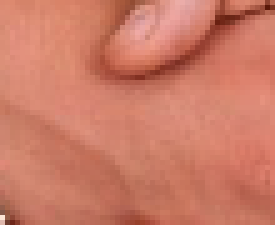
#> input picture training/train8.png, 55 x 45 px, given in place of train.png, which was not available (shown 5 times larger)
$ python mp4.py
#> lines starting #> are read from the running program, lines starting #| are printed output that depends on the picture; pictures that were not available may be replaced by others from this repository, and a replacement may not be noted
from PIL import Image
import numpy as np
import matplotlib.pyplot as plt
from mpl_toolkits.mplot3d import Axes3D

# This section generates a composite image from a list of individual images.
#==========

def concat_images(images):
    """Generate composite of all supplied images."""
    # Get the widest width.
    width = max(image.width for image in images)
    # Add up all the heights.
    height = sum(image.height for image in images)
    composite = Image.new('RGB', (width, height))
    # Paste each image below the one before it.
    y = 0
    for image in images:
        composite.paste(image, (0, y))
        y += image.height
    return composite

train = ["train.png","train2.png","train3.png","train4.png","train5.png","train6.png","train7.png","train9.png"]
images = [Image.open(path).resize((50,50)) for path in train]
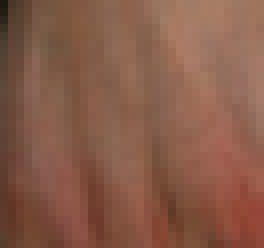
#> input picture training/train2.png, 33 x 31 px, found by its file name (shown 8 times larger)
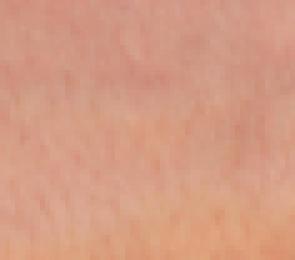
#> input picture training/train3.png, 59 x 52 px, found by its file name (shown 5 times larger)
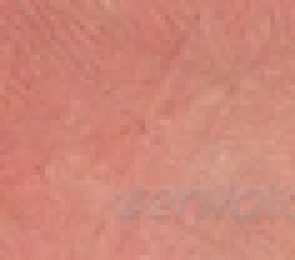
#> input picture training/train4.png, 59 x 52 px, found by its file name (shown 5 times larger)
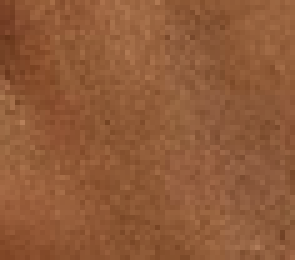
#> input picture training/train5.png, 59 x 52 px, found by its file name (shown 5 times larger)
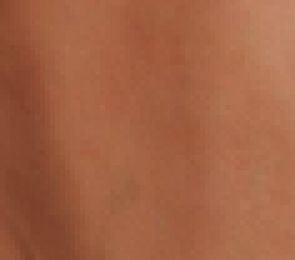
#> input picture training/train6.png, 59 x 52 px, found by its file name (shown 5 times larger)
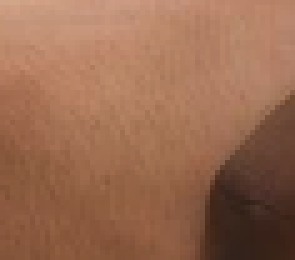
#> input picture training/train7.png, 59 x 52 px, found by its file name (shown 5 times larger)
#> images = 8 items
composite = concat_images(images)
#> in concat_images, `width = max(image.width for image in images)`: width = 50
#> in concat_images, `height = sum(image.height for image in images)`: height = 400
#> in concat_images, `composite = Image.new('RGB', (width, height))`: composite: PIL image 50x400 RGB; every value is 0
#> the loop in concat_images, `for image in images:` made 8 passes
#> y on passes 1 to 8: 50, 100, 150, 200, 250, 300, 350, 400
composite.save("final.png")

# Constructing 2D Histogram

# Load the image
img = Image.open('final.png')

# Convert the image to HSV color space
hsv_img = img.convert('HSV')
#> hsv_img: PIL image 50x400 HSV; mean H, S, V 11.8, 123.9, 169.3

# Get the Hue and Saturation channels
h, s, _ = hsv_img.split()

# Define the number of bins for Hue and Saturation channels
hue_bins = 256
sat_bins = 256

# Create a 3D histogram for Hue and Saturation channels
hist = np.zeros((hue_bins, sat_bins, 1))

# Loop through each pixel in the image and update the histogram
for i in range(img.size[0]):
    for j in range(img.size[1]):
        hist[h.getpixel((i,j)), s.getpixel((i,j)), 0] += 1

# Normalize the histogram
hist_norm = hist / np.sum(hist)


# Load the image and create the 3D histogram
# (Code for creating the histogram goes here)

# Create a 3D plot
fig = plt.figure()
ax = fig.add_subplot(111, projection='3d')

# Create arrays for the x, y, and z coordinates of the bins
x = np.arange(hue_bins)
y = np.arange(sat_bins)
x, y = np.meshgrid(x, y)
z = hist_norm.reshape((hue_bins, sat_bins))

# Transpose the z array
z = np.transpose(z)

# Plot the 3D histogram
ax.plot_surface(x, y, z, cmap='cool', linewidth=0)

# Set the axis labels
ax.set_xlabel('Hue')
ax.set_ylabel('Saturation')
ax.set_zlabel('Frequency')

# Show the plot
plt.show()
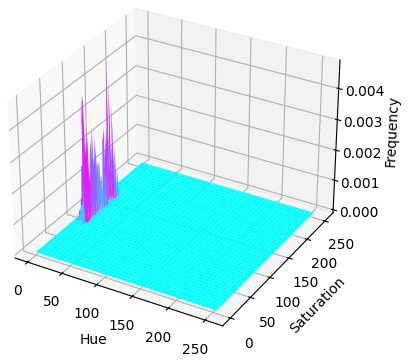
#> figure drawn by matplotlib, 1 panel

tests = ['joy1.bmp','gun1.bmp','pointer1.bmp','Handshake_0.jpg']
for file in tests:
    img = Image.open(file)
#> img is the input picture: PIL image 33x31 RGBA; mean R, G, B, A 135.3, 91.2, 72.7, 255
    xx=img.size[0]
#> xx = 33
    yy=img.size[1]
#> yy = 31
# This section calculates a scaling factor sc to resize the image to a width of 400 pixels while maintaining its aspect ratio. The resize() function is then called with the calculated dimensions to resize the image.

    sc=400/xx
#> sc = 12.12
    img = img.resize((400,int(yy*sc)))
#> img: PIL image 400x375 RGBA
    imghsv = img.convert('HSV')
#> imghsv: PIL image 400x375 HSV; mean H, S, V 12.3, 118.2, 135.3
    p = np.array(imghsv)
    for i,x in enumerate(p):
        for j,y in enumerate(x):
            if hist_norm[y[0],y[1],0] > 0:
                p[i,j][0] = 255
                p[i,j][1] = 255
                p[i,j][2] = 255
            else:
                p[i,j][0] = 0
                p[i,j][1] = 0
                p[i,j][2] = 0
#> p: shape (375, 400, 3); mean of channels 0, 1, 2 250.5, 250.5, 250.5
#> (the run stopped early here; a loop or call above may not have finished)
